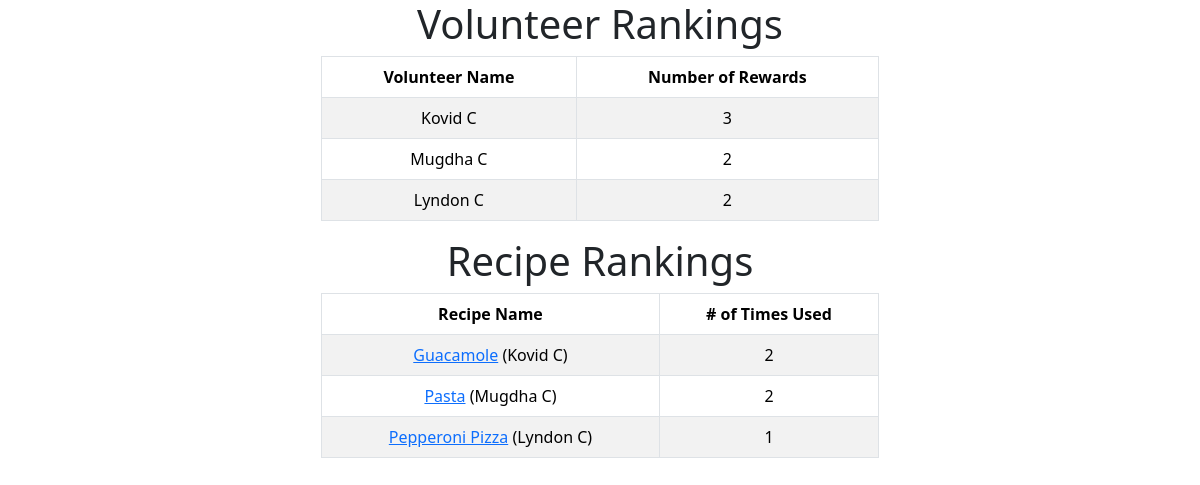
Before: /admin/rankings (signed in) with the older database file.
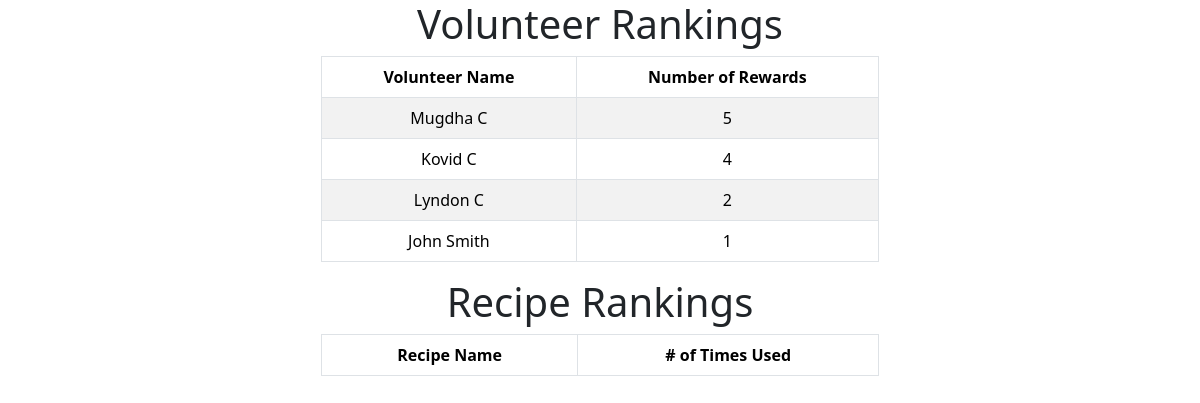
After: the same page with the newer database file.
### tables this page shows
CREATE TABLE volunteers (
        id INTEGER PRIMARY KEY AUTOINCREMENT,
        name TEXT NOT NULL,
        email TEXT NOT NULL,
        phone TEXT,
        date_added DATE
);

CREATE TABLE recipes (
	id INTEGER PRIMARY KEY,
	name TEXT NOT NULL,
	ingredients TEXT,
	instructions TEXT,
	creator_id INTEGER,
	image_url TEXT,
	FOREIGN KEY(creator_id) REFERENCES volunteers(id)
);

### app.py (the view)
@app.route("/admin/rankings")
def admin_rankings():
    volunteers_const = query_db("SELECT id, name FROM volunteers")
    volunteers = []
    for row in volunteers_const:
        volunteer = dict(row)
        gc_count = query_db("SELECT COUNT(volunteer_id) AS count FROM gift_cards WHERE volunteer_id = ?",
                            (volunteer["id"],), one=True)["count"]
        meal_count = query_db("SELECT COUNT(volunteer_id) AS count FROM meals WHERE volunteer_id = ?",
                              (volunteer["id"],), one=True)["count"]
        volunteer["reward_count"] = gc_count + meal_count
        volunteers.append(volunteer)
    recipes_const = query_db("""SELECT recipes.id AS id, recipes.name AS recipe_name, volunteers.name AS volunteer_name
                             FROM recipes JOIN volunteers ON recipes.creator_id = volunteers.id""")
    recipes = []
    for row in recipes_const:
        recipe = dict(row)
        recipe["count"] = query_db("SELECT COUNT(recipe_id) AS count FROM meals WHERE recipe_id = ?",
                                   (recipe["id"],), one=True)["count"]
        recipes.append(recipe)
    return render_template("rankings.html", volunteers=volunteers, recipes=recipes)

### app.py (called while the page is built)
def get_db():
    db = getattr(g, '_database', None)
    if db is None:
        db_path = os.getenv("DATABASE_URL")
        db = g._database = sqlite3.connect(db_path)
        db.row_factory = sqlite3.Row
    return db

@app.teardown_appcontext
def close_connection(exception):
    db = getattr(g, '_database', None)
    if db is not None:
        db.close()

def query_db(query, args=(), one=False):
    db = get_db()
    cur = db.execute(query, args)
    if query.strip().lower().startswith("select"):
        rv = cur.fetchall()
    else:
        db.commit()
        rv = None
    cur.close()
    return (rv[0] if rv else None) if one else rv

@app.before_request
def login_required():
    if request.path.startswith("/admin") and request.path != "/admin/login":
        if not session.get("logged_in"):
            return redirect("/admin/login")

@app.before_request
def volunteer_code_required():
    if request.path.startswith("/volunteers") and request.path != "/volunteers/enter-code":
        current_version = query_db("SELECT id FROM volunteer_codes ORDER BY id DESC LIMIT 1", one=True)["id"]
        if not session.get("volunteer_verified") or session.get("volunteer_code_version") != current_version:
            return redirect("/volunteers/enter-code")

@app.before_request
def teacher_code_required():
    if request.path.startswith("/teachers") and request.path != "/teachers/enter-code":
        current_version = query_db("SELECT id FROM teacher_codes ORDER BY id DESC LIMIT 1", one=True)["id"]
        if not session.get("teacher_verified") or session.get("teacher_code_version") != current_version:
            return redirect("/teachers/enter-code")

### templates/rankings.html (shortened to what this page needs)
{% extends "layout.html" %}
{% block body %}
    <h1>Volunteer Rankings</h1>
    <table class="table table-striped w-50 table-bordered container">
        <thead>
            <tr>
                <th>Volunteer Name</th>
                <th>Number of Rewards</th>
            </tr>
        </thead>
        <tbody>
            {% for volunteer in volunteers|sort(reverse=true, attribute="reward_count") %}
                <tr>
                    <td>{{ volunteer.name }}</td>
                    <td>{{ volunteer.reward_count }}</td>
                </tr>
            {% endfor %}
        </tbody>
    </table>
    <h1>Recipe Rankings</h1>
    <table class="table table-striped w-50 table-bordered container">
        <thead>
            <tr>
                <th>Recipe Name</th>
                <th># of Times Used</th>
            </tr>
        </thead>
        <tbody>
            {% for recipe in recipes|sort(reverse=true, attribute="count") %}
                <tr>
                    <td><a href="/recipes/{{ recipe.id }}">{{ recipe.recipe_name }}</a> ({{ recipe.volunteer_name }})</td>
                    <td>{{ recipe.count }}</td>
                </tr>
            {% endfor %}
        </tbody>
    </table>
{% endblock %}

### templates/layout.html (shortened to what this page needs)
<!DOCTYPE html>
<html lang="en">
    <head>
        <link rel="stylesheet" href="{{ url_for('static', filename='styles.css') }}">
        <link href="https://cdn.jsdelivr.net/npm/bootstrap@5.3.7/dist/css/bootstrap.min.css" rel="stylesheet">
    </head>
    <body>
        <main class="container text-center">
            {% block body %}{% endblock %}
        </main>
    </body>
</html>

Changed rows visible on the page:
removed recipes: recipe_name "Guacamole", volunteer_name "Kovid C", count "2"
removed recipes: recipe_name "Pasta", volunteer_name "Mugdha C", count "2"
removed recipes: recipe_name "Pepperoni Pizza", volunteer_name "Lyndon C", count "1"
changed volunteers "Mugdha C": reward_count "2" → "5"; moves up the list
computed for volunteers "Kovid C": reward_count "3" → "4"
added volunteers: name "John Smith", reward_count "1"
